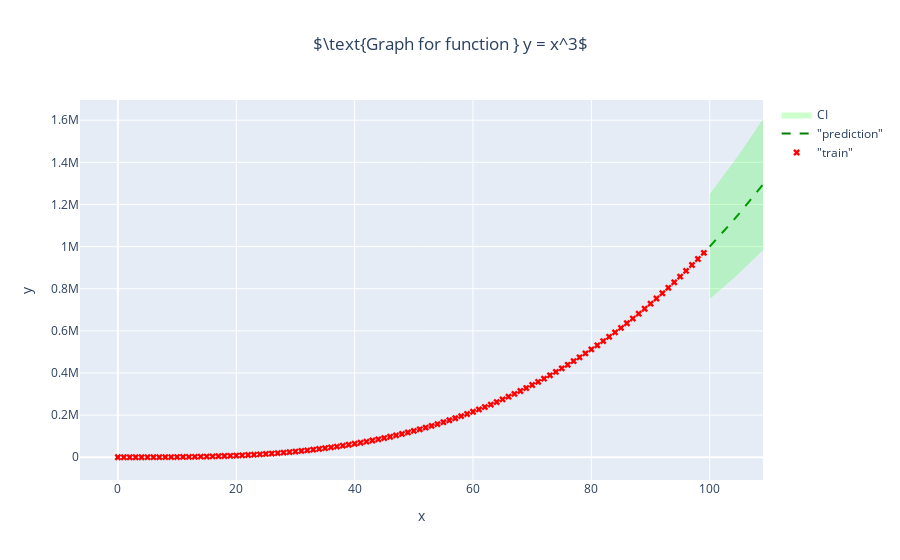

Notebook cell for this chart:
### Markdown cell above
*Решение*

### Code cell
# your code adding dashed line

# plotly_fig.add_trace(
#     go.Scatter(
#            ...
#     )
# )


# your code adding filled area

# plotly_fig.add_trace(
#     go.Scatter(
#          ...
#     )
# )

# plotly_fig.add_trace(
#     go.Scatter(
#           ...
#     )
# )

### Figure 1 — Plotly figure (JSON) as saved in the notebook; plotly's stock layout.template omitted (floating-point values rounded to 4 significant figures)
{"data": [{"marker": {"color": "red", "symbol": "x"}, "mode": "markers", "name": "\"train\"", "type": "scatter", "x": [0, 1, 2, 3, 4, 5, 6, 7, 8, 9, 10, 11, 12, 13, 14, 15, 16, 17, 18, 19, 20, 21, 22, 23, 24, 25, 26, 27, 28, 29, 30, 31, 32, 33, 34, 35, 36, 37, 38, 39, 40, 41, 42, 43, 44, 45, 46, 47, 48, 49, 50, 51, 52, 53, 54, 55, 56, 57, 58, 59, 60, 61, 62, 63, 64, 65, 66, 67, 68, 69, 70, 71, 72, 73, 74, 75, 76, 77, 78, 79, 80, 81, 82, 83, 84, 85, 86, 87, 88, 89, 90, 91, 92, 93, 94, 95, 96, 97, 98, 99], "y": [0, 1, 8, 27, 64, 125, 216, 343, 512, 729, 1000, 1331, 1728, 2197, 2744, 3375, 4096, 4913, 5832, 6859, 8000, 9261, 10648, 12167, 13824, 15625, 17576, 19683, 21952, 24389, 27000, 29791, 32768, 35937, 39304, 42875, 46656, 50653, 54872, 59319, 64000, 68921, 74088, 79507, 85184, 91125, 97336, 103823, 110592, 117649, 125000, 132651, 140608, 148877, 157464, 166375, 175616, 185193, 195112, 205379, 216000, 226981, 238328, 250047, 262144, 274625, 287496, 300763, 314432, 328509, 343000, 357911, 373248, 389017, 405224, 421875, 438976, 456533, 474552, 493039, 512000, 531441, 551368, 571787, 592704, 614125, 636056, 658503, 681472, 704969, 729000, 753571, 778688, 804357, 830584, 857375, 884736, 912673, 941192, 970299]}, {"line": {"color": "green", "dash": "dash", "width": 2}, "mode": "lines", "name": "\"prediction\"", "type": "scatter", "x": [100, 101, 102, 103, 104, 105, 106, 107, 108, 109], "y": [1000000, 1030301, 1061208, 1092727, 1124864, 1157625, 1191016, 1225043, 1259712, 1295029]}, {"line": {"color": "rgba(0,0,0,0)"}, "mode": "lines", "showlegend": false, "type": "scatter", "x": [100, 101, 102, 103, 104, 105, 106, 107, 108, 109], "y": [750800.0, 774600.0, 798900.0, 823800.0, 849200.0, 875100.0, 901500.0, 928600.0, 956100.0, 984200.0]}, {"fill": "tonexty", "fillcolor": "rgba(0, 255, 0, 0.2)", "line": {"color": "rgba(0,0,0,0)"}, "mode": "lines", "name": "CI", "type": "scatter", "x": [100, 101, 102, 103, 104, 105, 106, 107, 108, 109], "y": [1249000.0, 1286000.0, 1323000.0, 1362000.0, 1401000.0, 1440000.0, 1480000.0, 1522000.0, 1563000.0, 1606000.0]}], "layout": {"title": {"text": "$\\text{Graph for function } y = x^3$", "x": 0.5}, "xaxis": {"title": {"text": "x"}}, "yaxis": {"title": {"text": "y"}}}}
